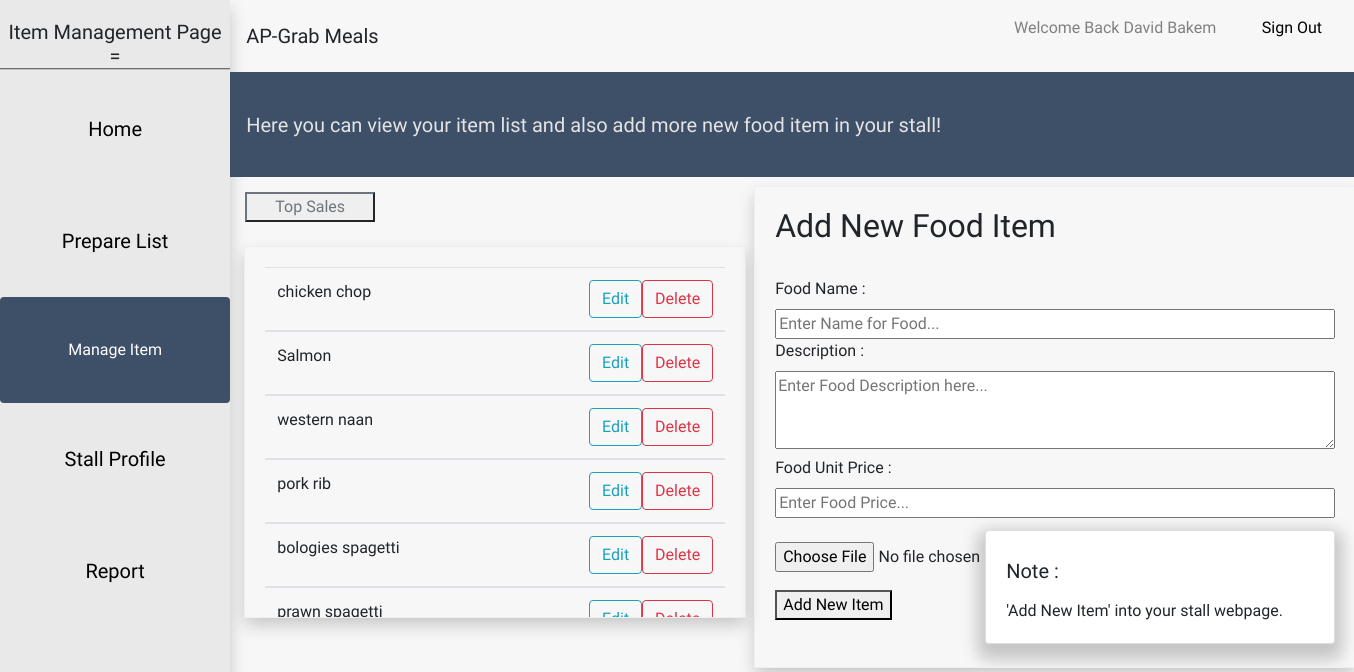
Screenshot of /online-meal-ordering-system/vendor-dept-app/manage.php (signed in) with the database file from the repository.
### tables this page shows
CREATE TABLE `food` (
  `Food_ID` varchar(255) NOT NULL,
  `Stall_ID` int(11) NOT NULL,
  `Food_Name` varchar(255) NOT NULL,
  `Food_Category` varchar(255) NOT NULL,
  `Unit_Price` varchar(255) NOT NULL,
  `Food_Description` varchar(255) NOT NULL,
  `Food_File` varchar(255) NOT NULL,
  `Food_Status` varchar(255) NOT NULL
);

### online-meal-ordering-system/vendor-dept-app/manage.php (the view, shortened to what this page needs)
<?php session_start();
include("base.php");
?>
<div class="whole">
	<nav class="navbar navbar-light ayoyolaoshi">
		<div>
			<a class="navbar-brand">Here you can view your item list and also add more new food item in your stall!</a>
		</div>
	</nav>
<div class="container haizzzaaa">
	<div class="spiderman2">
		<div class="spiderman1">
			<a href="topsales.php"><button class="spiderman3 btn-outline-secondary">Top Sales</button></a>
		</div>
	<div class="tablecon alaloi">
		<table class="table">
			<form method="post">
			<?php
				$id = mysqli_real_escape_string($con, $_SESSION['login_stallid']);
				$sql = "SELECT * FROM food WHERE Stall_ID = '$id'";
				$result = mysqli_query($con, $sql);
				while($food = mysqli_fetch_array($result)){
					if(($food['Stall_ID']) === ($_SESSION['login_stallid'])){
						$name = $food['Food_Name'];
						$fid = $food['Food_ID'];
						echo "<tbody>";
						echo "<tr>";
						echo "<td>";
						echo "<a class='havnomen'>".$name."</a>";
						echo "<a href='delete.php?id=".$fid."' name='delete' class='btnm btn btn-outline-danger'>Delete</a>";
						echo "<a href='edit.php?id=".$fid."' name='edit' class='btnm btn btn-outline-info'>Edit</a>";
						echo "</td>";
						echo "</tr>";
						echo "</tbody>";
					}
				}
			?>
			</form>
		</table>
</div>
</div>
<div>
	<div class="add_form">
		<div>
			<h2>Add New Food Item</h2>
			<br>
		</div>
			<form action="addfood.php" class="login_form" method="post" enctype="multipart/form-data" onsubmit="return validateForm()" name="myForm" >
				<div>
					<label for="foodname">Food Name :</label>
					<input type="text" name="foodname" id="foodname" placeholder="Enter Name for Food..." required>
				</div>
				<div>
					<label for="fooddescription">Description :</label>
					<textarea type="text" name="fooddescription" id="fooddescription" placeholder="Enter Food Description here..." rows="3" required></textarea>
				</div>
				<div>
					<label for="foodprice">Food Unit Price :</label>
					<input type="text" name="foodprice" id="foodprice"  placeholder="Enter Food Price..." required>
				</div>
				<br>
				<div class="left">
					<input type="file" name="image" id="image" required>
				</div>
				<br><br>
				<button type="submit" name="submit">Add New Item</button>
				<div class="card1">
				<div class="card">
					<div class="card-body">
						<a class="navbar-brand">Note :</a>
						<br><br>
						<p class="card-text">'Add New Item' into your stall webpage.</p>
					</div>
				</div>
				</div>
			</form>
	</div>
</div>
</div>
</div>

### online-meal-ordering-system/vendor-dept-app/base.php (style rules this page uses)
body { font-family: 'ZCOOL XiaoWei', serif; }

### rows the page displays
food: Food_Name "chicken chop"
food: Food_Name "Salmon"
food: Food_Name "western naan"
food: Food_Name "pork rib"
food: Food_Name "bologies spagetti"
food: Food_Name "prawn spagetti"

### other values shown
$_SESSION["login_stall"] "David Bakem"
